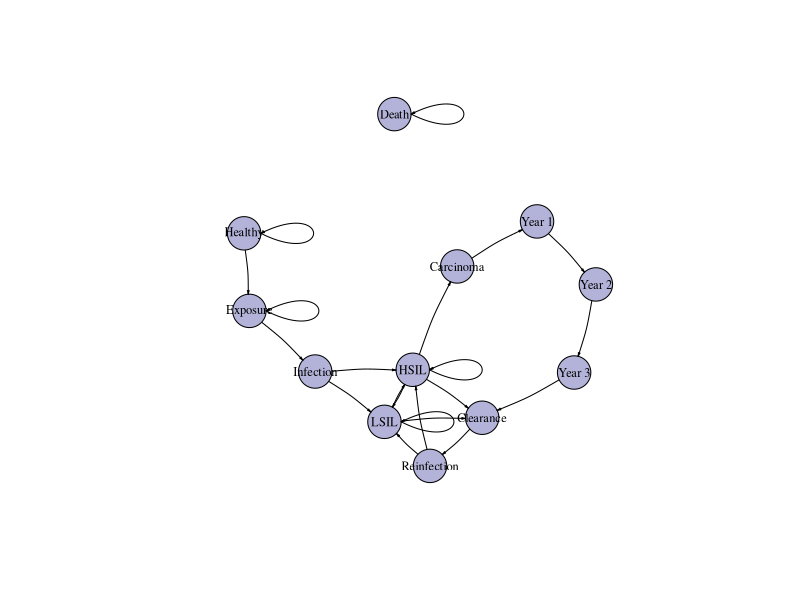

Write the R code that produced this figure.
library(igraph)
library(tidyverse)
library(readxl)

Clinical_states <- read_excel("Markov_DAG/Clinical_states.xlsx", col_names = FALSE)

nodes <- Clinical_states
nodes

links <- c(from = nodes[, 1], to = nodes[, 2])
links

net <- graph_from_data_frame(d = links, directed = TRUE)

# 57
# 58
# 59
# 10
set.seed(58)
plot(net, layout = layout.fruchterman.reingold, edge.arrow.size=.18, edge.arrow.width = 0.75,
     vertex.color = alpha("navyblue", .3), vertex.label.color = "black", 
     vertex.size = 19, vertex.label.cex = 0.75, edge.curved = .075,
     edge.color = "black")

# End file ----------------------------------------------------------------